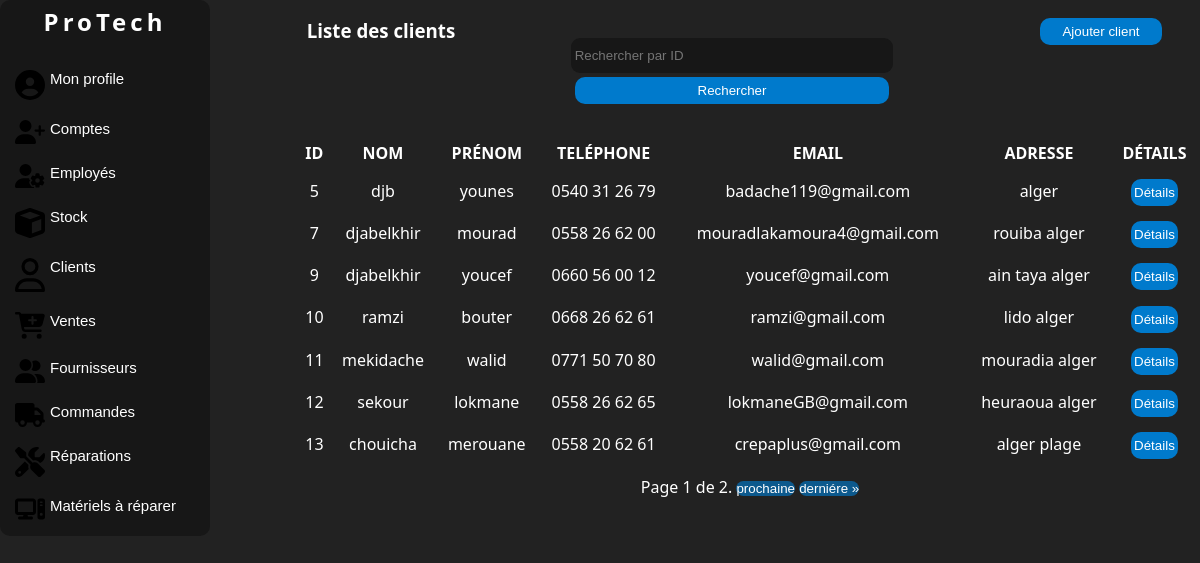
/clients/ (signed in), run on the app's committed database.
### manager/models.py (models this page shows, shortened)
class Client(models.Model):
    first_name = models.CharField(max_length=100, db_column='Prénom')
    last_name = models.CharField(max_length=100, db_column='Nom')
    phone = PhoneNumberField(unique=True, region='DZ', db_column='Téléphone')
    email = models.EmailField(unique=True, db_column='Email')
    address = models.TextField(db_column='Adresse')
    class Meta:
        db_table = 'Client'

### manager/views.py (the view)
# urls.py: path('clients/', views.ClientListView.as_view(), name='client-list'),
class ClientListView(LoginRequiredMixin, ListView):
    model = Client
    template_name = 'listeclient.html'
    context_object_name = 'clients'
    form_class = FilterForm
    paginate_by = 7
    def get_queryset(self):
        queryset = super().get_queryset()
        query = self.request.GET.get('query')
        if query:
            queryset = queryset.filter(id=query)
        return queryset
    def get_context_data(self, **kwargs):
        context = super().get_context_data(**kwargs)
        context['form'] = FilterForm(self.request.GET)
        return context

### manager/forms.py
class FilterForm(forms.Form):
    query = forms.IntegerField(label='', required=False,
                               widget=forms.TextInput(attrs={'placeholder': 'Rechercher par ID'}))

### manager/templates/listeclient.html (shortened to what this page needs)
{% load static %}
{% load auth_extras %}
<!DOCTYPE html>
<html lang="en">
<head>
    <link rel="stylesheet" href="{% static 'css/style.css' %}">
    <link rel="stylesheet" href="{% static 'css/accueil.css' %}">
</head>
<body>
<div class="corp">
    <div class="nav">
        <div class="logo">
            <a href="{% url 'home' %}" class="link"><h2>ProTech</h2></a>
        </div>
        <br>
        <button class="value" onclick="location.href='{% url 'dashboard' %}'">
             Mon profile
        </button>
        {% if request.user.employee.role == 'Admin' %}
        <button class="value" onclick="location.href='{% url 'account-list' %}'">
            Comptes
        </button>
        <button class="value" onclick="location.href='{% url 'employee-list' %}'">
            Employés
        </button>
        {% endif %}
        {% if request.user.employee.role == 'Admin' or request.user.employee.role == 'Employé' %}
        <button class="value" onclick="location.href='{% url 'products-list' %}'">
            Stock
        </button>
        {% endif %}
        <button class="value" onclick="location.href='{% url 'client-list' %}'">
            Clients
        </button>
        {% if request.user.employee.role == 'Admin' or request.user.employee.role == 'Employé' %}
        <button class="value" onclick="location.href='{% url 'sale-list' %}'">
            Ventes
        </button>
        <button class="value" onclick="location.href='{% url 'supplier-list' %}'">
            Fournisseurs
        </button>
        <button class="value" onclick="location.href='{% url 'purchase-order-list' %}'">
            Commandes
        </button>
        {% endif %}
        {% if request.user.employee.role == 'Admin' or request.user.employee.role == 'Réparateur' %}
        <button class="value" onclick="location.href='{% url 'repair-list' %}'">
            Réparations
        </button>
        <button class="value" onclick="location.href='{% url 'hardware-list' %}'">
            Matériels à réparer
        </button>
        {% endif %}
    </div>
    <div class="liste">
        <div class="c1">
            <div class="colone1"><h3>Liste des clients</h3></div>
            <div class="colone1" >
                <form method="GET" action="">
                    {{ form }}
                    <button class="button" type="submit">Rechercher</button>
                </form>
            </div>
            <div class="colone1">
                <button class="button" onclick="location.href='{% url 'add-client' %}'">Ajouter client</button>
            </div>
        </div>
        <div class="c2">
            {% if clients %}
            <table>
                <thead>
                <tr>
                    <th>Id</th>
                    <th>Nom</th>
                    <th>Prénom</th>
                    <th>Teléphone</th>
                    <th>Email</th>
                    <th>Adresse</th>
                    <th>Détails</th>
                </tr>
                </thead>
                <tbody id="tbody">
                {% for client in clients %}
                <tr>
                    <td>{{ client.id }}</td>
                    <td>{{ client.last_name }}</td>
                    <td>{{ client.first_name }}</td>
                    <td>{{ client.phone }}</td>
                    <td>{{ client.email }}</td>
                    <td>{{ client.address }}</td>
                    <td>
                        <button class="button" id="detaill"
                                onclick="location.href='{% url 'client-detail' client.id %}';">Détails
                        </button>
                    </td>
                </tr>
                {% endfor %}
                </tbody>
            </table>
            {% else %}
            <p>Pas de clients trouvés.</p>
            {% endif %}
            <div class="pagination">
                <span class="step-links">
                    <span class="current">
                        Page {{ page_obj.number }} de {{ page_obj.paginator.num_pages }}.
                    </span>
                    {% if page_obj.has_next %}
                    <button class="but" >    <a href="?page={{ page_obj.next_page_number }}">prochaine</a></button>
                        <button class="but" >   <a href="?page={{ page_obj.paginator.num_pages }}">derniére &raquo;</a></button>
                    {% endif %}
                </span>
            </div>
        </div>
    </div>
</div>
</body>
</html>

### manager/static/css/style.css (style rules this page uses)
* { padding: 0; margin: 0; }
body { background:#222 ; color: #fff; font-family:system-ui ; }
.corp { display: grid; grid-template-columns: 25% 75%; }
form { margin: auto; text-align: center; padding: 3%; }
input { width: 62%; height: 27px; outline: none; border: none; background: #111111a7; margin: 4px 0px; border-radius:9px ; padding: 4px; color:#fff; }
.button { width: 62%; height: 27px; border-radius:10px ; border: none; cursor: pointer; background: #007acc; color: white; transition: 0.7s; }
.but { border-radius:10px ; border: none; cursor: pointer; background: #007acca2; color: white; transition: 0.7s; }
.pagination a { text-decoration: none; color: white; }
.nav { display: flex; flex-direction: column; width: 200px; background: #111111a7 ; justify-content: center; border-radius: 10px; transition: 1s; padding: 5px; overflow: hidden; }
.liste { text-align: center; display: grid; grid-template-rows: 20% 80%; }
.c1 { margin-top: 2%; display: grid; grid-template-columns: 18% 60% 22%; }
.c2 { margin-top: 2%; }
table { width: 100%; text-align: center; margin: 10px 0; }
table th { text-transform: uppercase; }
th,td { padding: 5px; padding-left: 1px; }
#detaill { margin-top: 4%; }

### manager/static/css/accueil.css (style rules this page uses)
* { padding: 0; margin: 0; }
body { background:#222 ; color: #fff; font-family:system-ui ; }
.link { text-decoration: none; color: white; }
.logo { text-align: center; letter-spacing: 4px; }
.value { font-size: 15px; background-color: transparent; border: none; padding: 10px; color: white; display: flex; position: relative; gap: 5px; cursor: pointer; border-radius: 10px; transition: 0.2s; box-sizing: border-box; }
.value::before { content: ""; position: absolute; top: 5px; left: -15px; width: 5px; height: 82%; background-color:#007acc ; border-radius: 5px; opacity: 0; transition: 1s; }
.value svg { width: 30px; }

### data on the page
Client: id "5", last_name "djb", first_name "younes", phone "0540 31 26 79", email "badache119@gmail.com", address "alger"
Client: id "7", last_name "djabelkhir", first_name "mourad", phone "0558 26 62 00", email "mouradlakamoura4@gmail.com", address "rouiba alger"
Client: id "9", last_name "djabelkhir", first_name "youcef", phone "0660 56 00 12", email "youcef@gmail.com", address "ain taya alger"
Client: id "10", last_name "ramzi", first_name "bouter", phone "0668 26 62 61", email "ramzi@gmail.com", address "lido alger"
Client: id "11", last_name "mekidache", first_name "walid", phone "0771 50 70 80", email "walid@gmail.com", address "mouradia alger"
Client: id "12", last_name "sekour", first_name "lokmane", phone "0558 26 62 65", email "lokmaneGB@gmail.com", address "heuraoua alger"
Client: id "13", last_name "chouicha", first_name "merouane", phone "0558 20 62 61", email "crepaplus@gmail.com", address "alger plage"

### other printed values
{{ page_obj.number }} "1"
{{ page_obj.paginator.num_pages }} "2"
